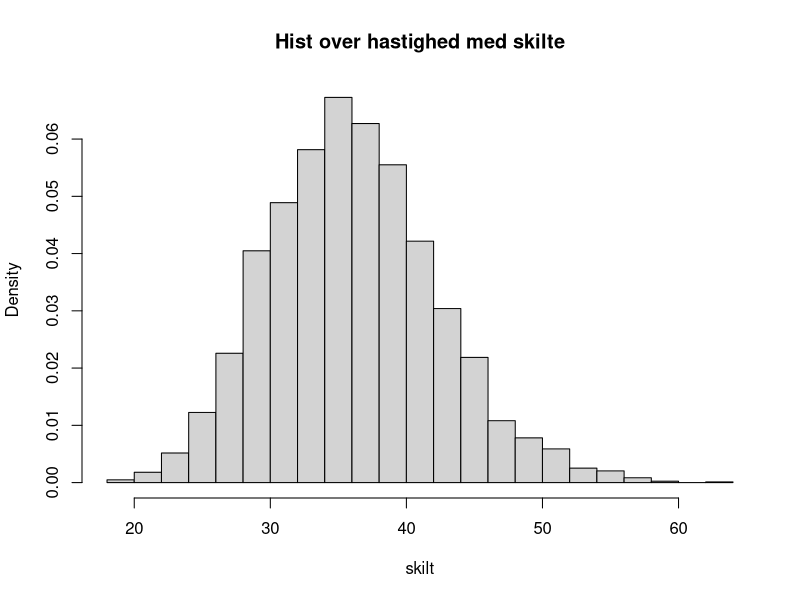
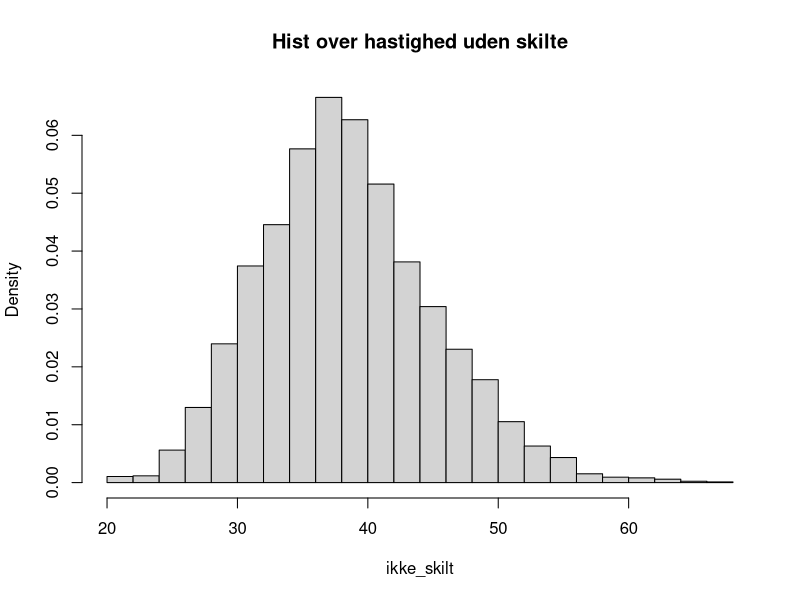
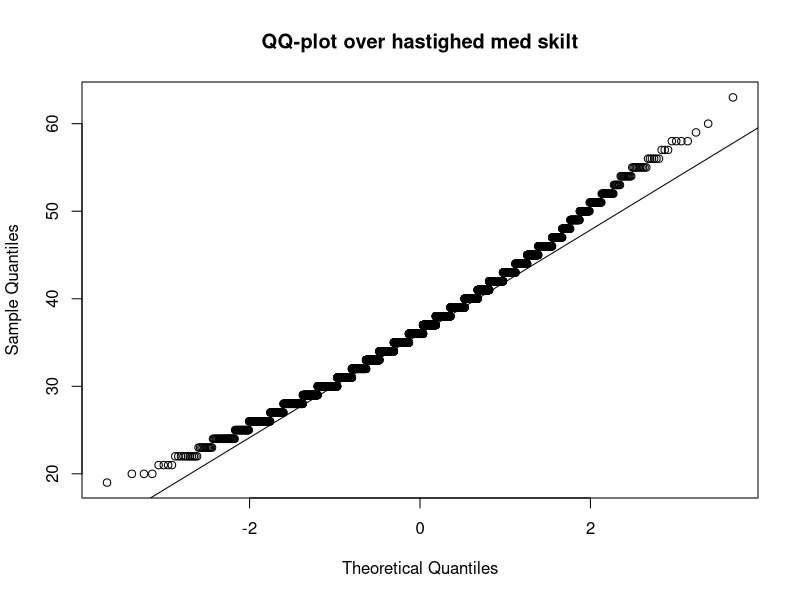
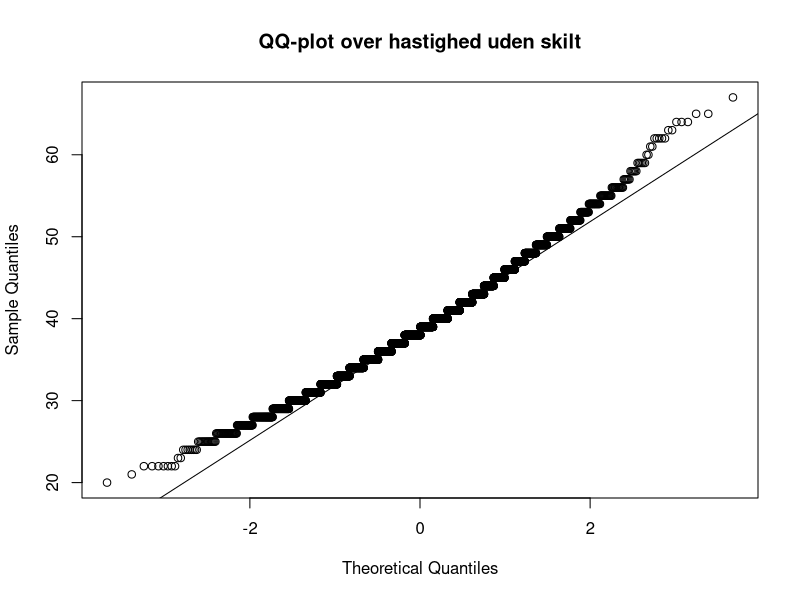

Generate these figures, in order, with R:
#uge 6
#opgave 28
#Vi tænker os en stikprøve bestående af n = 55 normalfordelte observationer fra en
#population med kendt varians på σ^2 = 4 og ukendt middelværdi μ. I stikprøven er
#gennemsnitsværdien x = 12.3.

#1 fremstil et 95% konfidensinterval for μ

alpha <- 0.05
n <- 55
barx <- 12.3
sigma <- sqrt(4)
# Da variansen er kendt, bruger vi qnorm() i stedet for qt()
z_fraktil <- qnorm(1-alpha/2)

barx-z_fraktil*sigma/sqrt(n);barx+z_fraktil*sigma/sqrt(n)

#opgave 3:
#Hvis vi fastholder n på 55 og i stedet ændrer på signifikansniveauet α (som
#for var på 5%): Hvad skal α vare for at længden af konfidensintervallet bliver
#halveret sammenlignet med intervallet, der blev fundet i Spørgsmål 1?
  
# Find den mål-fraktil som er halvdelen af 95% fraktilen
z_target <- qnorm(0.975) / 2  # Giver ca. 0.98

# Find arealet til højre for denne fraktil (som er alpha/2)
alpha_half <- 1 - pnorm(z_target)

# Find det samlede alpha
alpha_new <- 2 * alpha_half
alpha_new # Giver 0.3270862



#opgave 29
#Vi har en stikprøve bestående af 50 medarbejdere fra en stor amerikansk virksomhed.
#Den gennemsnitlige årsløn blandt de 50 medarbejdere i stikprøven er på 33313 $, og standardafvigelsen 
#i stikprøven er på 4188 (også i $). Vi kan antage, at
#årslønnen for alle medarbejdere i virksomheden er normalfordelt.

#Fremstil et 98% konfidensinterval for middelværdien af årslønnen blandt alle virksomhedens
#medarbejdere.

#jeg bruger t-fordelingen

alpha <- 0.02
n <- 50
barx <- 33313
s <- 4188
#finder t-fraktilen
t_fraktil <- qt(1-alpha/2, df=n-1)
#beregner KI
barx-t_fraktil*s/sqrt(n);barx+t_fraktil*s/sqrt(n)




#opgave 30
#1. Tegn et histogram og et qqplot over hastighederne for hver af de to stikprøver.
#Virker det rimeligt at antage, at data er (omtrentlig) normalfordelt i de to grupper?
  

HastighedAdvarsel <- read.csv("Data/HastighedAdvarsel.csv")
View(HastighedAdvarsel)
skilt <- subset(HastighedAdvarsel, Advarselsskilt =="Skilt")$Hastighed
ikke_skilt <- subset(HastighedAdvarsel, Advarselsskilt =="Ikke skilt")$Hastighed

hist(skilt, main = "Hist over hastighed med skilte", prob = T, breaks = 25)
hist(ikke_skilt, main = "Hist over hastighed uden skilte", prob = T, breaks = 25)

qqnorm(skilt, main = "QQ-plot over hastighed med skilt")
qqline(skilt)
qqnorm(ikke_skilt, main = "QQ-plot over hastighed uden skilt")
qqline(ikke_skilt)


#2
#2. Fremstil et 95% konfidensinterval for forskellen på middelværdierne af hastighederne
#for de to grupper.

#Jeg bruger denne R-formel:
#t.test(data_gruppe1, data_gruppe2, paired = FALSE, conf.level = 0.95)

t.test(skilt,ikke_skilt, paired = FALSE, conf.level=0.95)


#opgave 31
#nu er det parret data:
ReactionTime <- read.csv("Data/ReactionTime.csv")
View(ReactionTime)
ReactionTime$Forskel <- ReactionTime$Ja - ReactionTime$Nej

t.test(ReactionTime$Forskel, conf.level = 0.95)
t.test(ReactionTime$Ja,ReactionTime$Nej,paired =TRUE, conf.level = 0.95)


#opgave 32 
#1.	Udregn et estimat for variansen blandt gruppenn af observationer fra "ikke_skilt".
ikke_skilt <- subset(HastighedAdvarsel, Advarselsskilt =="Ikke skilt")$Hastighed
var(ikke_skilt)

#2 2.5 Fremstil et 95% konfidensinterval for denne varians.

n <- length(ikke_skilt)
s2 <- var(ikke_skilt)
df <- n -1

#finder chi i anden fraktilerne:
chi_lower <- qchisq(0.025,df)
chi_upper <- qchisq(0.975,df)

#beregner grænserne
KI_nedre <- (df*s2)/chi_upper
KI_øvre <- (df*s2)/chi_lower
KI <- c(KI_nedre, KI_øvre)
KI

#opgave 33 
#fremstil 95% KI for beta hvor Xi \sim Gamma(3n, 1/n) og n = 100 og X\bar = 14.3
q1 <- qgamma(0.025,shape =300, scale = 1/100)
q2 <- qgamma(0.975,shape=300,scale = 1/100)
q1;q2
X_bar <- 14.3
X_bar/q2;X_bar/q1
